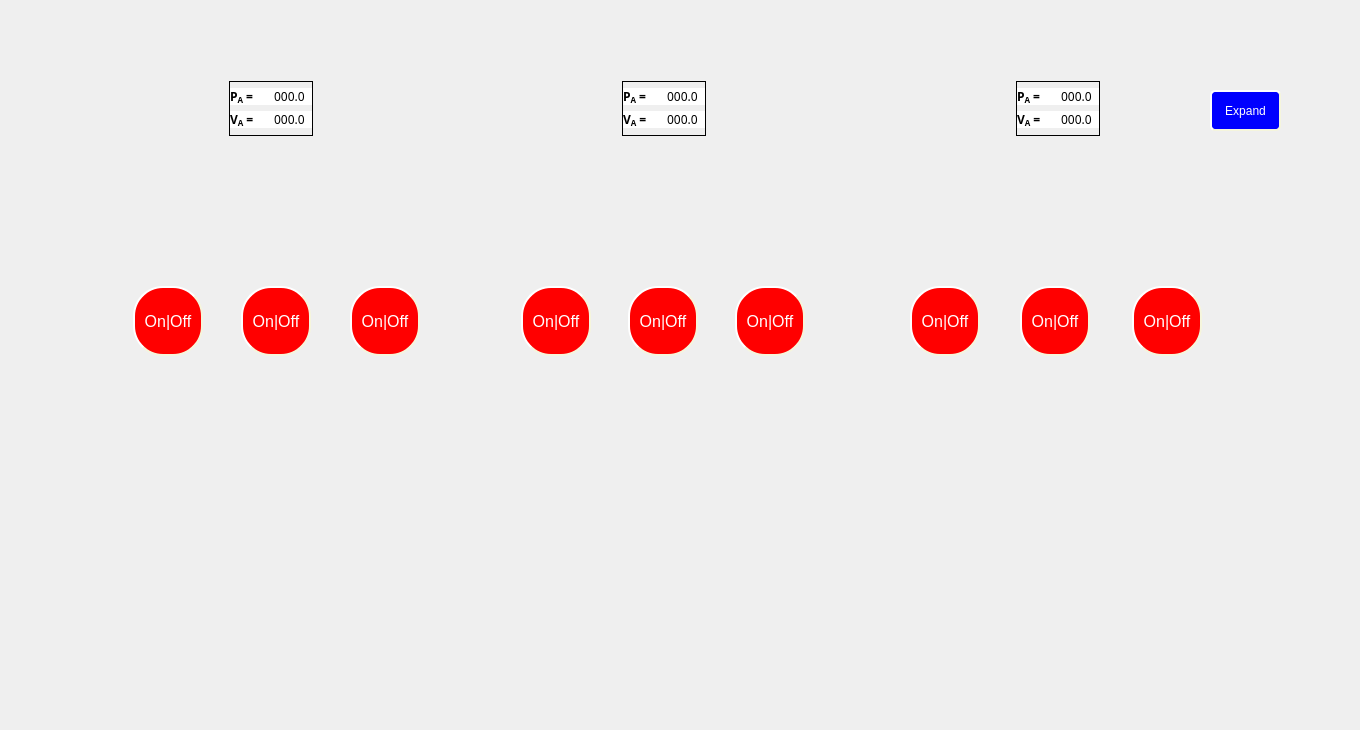
    <widget class="QWidget" name="InductiveLoads">
     <attribute name="title">
      <string>Inductive Loads</string>
     </attribute>
     <widget class="QLabel" name="label_2">
      <property name="geometry">
       <rect>
        <x>0</x>
        <y>0</y>
        <width>1351</width>
        <height>721</height>
       </rect>
      </property>
      <property name="styleSheet">
       <string notr="true">border-image: url(:/img/Ind.png);</string>
      </property>
      <property name="text">
       <string/>
      </property>
     </widget>
     <widget class="QPushButton" name="btnL1">
      <property name="geometry">
       <rect>
        <x>133</x>
        <y>286</y>
        <width>70</width>
        <height>70</height>
       </rect>
      </property>
      <property name="sizePolicy">
       <sizepolicy hsizetype="Preferred" vsizetype="Fixed">
        <horstretch>0</horstretch>
        <verstretch>0</verstretch>
       </sizepolicy>
      </property>
      <property name="minimumSize">
       <size>
        <width>70</width>
        <height>70</height>
       </size>
      </property>
      <property name="maximumSize">
       <size>
        <width>70</width>
        <height>70</height>
       </size>
      </property>
      <property name="styleSheet">
       <string notr="true">#btnL1{
background-color: red;
border-radius: 30px;
border-style: outset;
border-width: 2px;
border-color: beige;
padding: 3px;
max-width:60px;
max-height:60px;
min-width:60px;
min-height:60px;
font-size:16px;
font-weight:300;
color: white;
text-align:center;
}
#btnL1:checked{
	background-color: green;
}</string>
      </property>
      <property name="text">
       <string>On|Off</string>
      </property>
      <property name="checkable">
       <bool>true</bool>
      </property>
     </widget>
     <widget class="QPushButton" name="btnL2">
      <property name="geometry">
       <rect>
        <x>241</x>
        <y>286</y>
        <width>70</width>
        <height>70</height>
       </rect>
      </property>
      <property name="sizePolicy">
       <sizepolicy hsizetype="Preferred" vsizetype="Fixed">
        <horstretch>0</horstretch>
        <verstretch>0</verstretch>
       </sizepolicy>
      </property>
      <property name="minimumSize">
       <size>
        <width>70</width>
        <height>70</height>
       </size>
      </property>
      <property name="maximumSize">
       <size>
        <width>70</width>
        <height>70</height>
       </size>
      </property>
      <property name="styleSheet">
       <string notr="true">#btnL2{
background-color: red;
border-radius: 30px;
border-style: outset;
border-width: 2px;
border-color: beige;
padding: 3px;
max-width:60px;
max-height:60px;
min-width:60px;
min-height:60px;
font-size:16px;
font-weight:300;
color: white;
text-align:center;
}
#btnL2:checked{
	background-color: green;
}</string>
      </property>
      <property name="text">
       <string>On|Off</string>
      </property>
      <property name="checkable">
       <bool>true</bool>
      </property>
     </widget>
     <widget class="QPushButton" name="btnL3">
      <property name="geometry">
       <rect>
        <x>350</x>
        <y>286</y>
        <width>70</width>
        <height>70</height>
       </rect>
      </property>
      <property name="sizePolicy">
       <sizepolicy hsizetype="Preferred" vsizetype="Fixed">
        <horstretch>0</horstretch>
        <verstretch>0</verstretch>
       </sizepolicy>
      </property>
      <property name="minimumSize">
       <size>
        <width>70</width>
        <height>70</height>
       </size>
      </property>
      <property name="maximumSize">
       <size>
        <width>70</width>
        <height>70</height>
       </size>
      </property>
      <property name="styleSheet">
       <string notr="true">#btnL3{
background-color: red;
border-radius: 30px;
border-style: outset;
border-width: 2px;
border-color: beige;
padding: 3px;
max-width:60px;
max-height:60px;
min-width:60px;
min-height:60px;
font-size:16px;
font-weight:300;
color: white;
text-align:center;
}
#btnL3:checked{
	background-color: green;
}</string>
      </property>
      <property name="text">
       <string>On|Off</string>
      </property>
      <property name="checkable">
       <bool>true</bool>
      </property>
     </widget>
     <widget class="QPushButton" name="btnL4">
      <property name="geometry">
       <rect>
        <x>521</x>
        <y>286</y>
        <width>70</width>
        <height>70</height>
       </rect>
      </property>
      <property name="sizePolicy">
       <sizepolicy hsizetype="Preferred" vsizetype="Fixed">
        <horstretch>0</horstretch>
        <verstretch>0</verstretch>
       </sizepolicy>
      </property>
      <property name="minimumSize">
       <size>
        <width>70</width>
        <height>70</height>
       </size>
      </property>
      <property name="maximumSize">
       <size>
        <width>70</width>
        <height>70</height>
       </size>
      </property>
      <property name="styleSheet">
       <string notr="true">#btnL4{
background-color: red;
border-radius: 30px;
border-style: outset;
border-width: 2px;
border-color: beige;
padding: 3px;
max-width:60px;
max-height:60px;
min-width:60px;
min-height:60px;
font-size:16px;
font-weight:300;
color: white;
text-align:center;
}
#btnL4:checked{
	background-color: green;
}</string>
      </property>
      <property name="text">
       <string>On|Off</string>
      </property>
      <property name="checkable">
       <bool>true</bool>
      </property>
     </widget>
     <widget class="QPushButton" name="btnL5">
      <property name="geometry">
       <rect>
        <x>628</x>
        <y>286</y>
        <width>70</width>
        <height>70</height>
       </rect>
      </property>
      <property name="sizePolicy">
       <sizepolicy hsizetype="Preferred" vsizetype="Fixed">
        <horstretch>0</horstretch>
        <verstretch>0</verstretch>
       </sizepolicy>
      </property>
      <property name="minimumSize">
       <size>
        <width>70</width>
        <height>70</height>
       </size>
      </property>
      <property name="maximumSize">
       <size>
        <width>70</width>
        <height>70</height>
       </size>
      </property>
      <property name="styleSheet">
       <string notr="true">#btnL5{
background-color: red;
border-radius: 30px;
border-style: outset;
border-width: 2px;
border-color: beige;
padding: 3px;
max-width:60px;
max-height:60px;
min-width:60px;
min-height:60px;
font-size:16px;
font-weight:300;
color: white;
text-align:center;
}
#btnL5:checked{
	background-color: green;
}</string>
      </property>
      <property name="text">
       <string>On|Off</string>
      </property>
      <property name="checkable">
       <bool>true</bool>
      </property>
     </widget>
     <widget class="QPushButton" name="btnL6">
      <property name="geometry">
       <rect>
        <x>735</x>
        <y>286</y>
        <width>70</width>
        <height>70</height>
       </rect>
      </property>
      <property name="sizePolicy">
       <sizepolicy hsizetype="Preferred" vsizetype="Fixed">
        <horstretch>0</horstretch>
        <verstretch>0</verstretch>
       </sizepolicy>
      </property>
      <property name="minimumSize">
       <size>
        <width>70</width>
        <height>70</height>
       </size>
      </property>
      <property name="maximumSize">
       <size>
        <width>70</width>
        <height>70</height>
       </size>
      </property>
      <property name="styleSheet">
       <string notr="true">#btnL6{
background-color: red;
border-radius: 30px;
border-style: outset;
border-width: 2px;
border-color: beige;
padding: 3px;
max-width:60px;
max-height:60px;
min-width:60px;
min-height:60px;
font-size:16px;
font-weight:300;
color: white;
text-align:center;
}
#btnL6:checked{
	background-color: green;
}</string>
      </property>
      <property name="text">
       <string>On|Off</string>
      </property>
      <property name="checkable">
       <bool>true</bool>
      </property>
     </widget>
     <widget class="QPushButton" name="btnL7">
      <property name="geometry">
       <rect>
        <x>910</x>
        <y>286</y>
        <width>70</width>
        <height>70</height>
       </rect>
      </property>
      <property name="sizePolicy">
       <sizepolicy hsizetype="Preferred" vsizetype="Fixed">
        <horstretch>0</horstretch>
        <verstretch>0</verstretch>
       </sizepolicy>
      </property>
      <property name="minimumSize">
       <size>
        <width>70</width>
        <height>70</height>
       </size>
      </property>
      <property name="maximumSize">
       <size>
        <width>70</width>
        <height>70</height>
       </size>
      </property>
      <property name="styleSheet">
       <string notr="true">#btnL7{
background-color: red;
border-radius: 30px;
border-style: outset;
border-width: 2px;
border-color: beige;
padding: 3px;
max-width:60px;
max-height:60px;
min-width:60px;
min-height:60px;
font-size:16px;
font-weight:300;
color: white;
text-align:center;
}
#btnL7:checked{
	background-color: green;
}</string>
      </property>
      <property name="text">
       <string>On|Off</string>
      </property>
      <property name="checkable">
       <bool>true</bool>
      </property>
     </widget>
     <widget class="QPushButton" name="btnL8">
      <property name="geometry">
       <rect>
        <x>1020</x>
        <y>286</y>
        <width>70</width>
        <height>70</height>
       </rect>
      </property>
      <property name="sizePolicy">
       <sizepolicy hsizetype="Preferred" vsizetype="Fixed">
        <horstretch>0</horstretch>
        <verstretch>0</verstretch>
       </sizepolicy>
      </property>
      <property name="minimumSize">
       <size>
        <width>70</width>
        <height>70</height>
       </size>
      </property>
      <property name="maximumSize">
       <size>
        <width>70</width>
        <height>70</height>
       </size>
      </property>
      <property name="styleSheet">
       <string notr="true">#btnL8{
background-color: red;
border-radius: 30px;
border-style: outset;
border-width: 2px;
border-color: beige;
padding: 3px;
max-width:60px;
max-height:60px;
min-width:60px;
min-height:60px;
font-size:16px;
font-weight:300;
color: white;
text-align:center;
}
#btnL8:checked{
	background-color: green;
}</string>
      </property>
      <property name="text">
       <string>On|Off</string>
      </property>
      <property name="checkable">
       <bool>true</bool>
      </property>
     </widget>
     <widget class="QPushButton" name="btnL9">
      <property name="geometry">
       <rect>
        <x>1132</x>
        <y>286</y>
        <width>70</width>
        <height>70</height>
       </rect>
      </property>
      <property name="sizePolicy">
       <sizepolicy hsizetype="Preferred" vsizetype="Fixed">
        <horstretch>0</horstretch>
        <verstretch>0</verstretch>
       </sizepolicy>
      </property>
      <property name="minimumSize">
       <size>
        <width>70</width>
        <height>70</height>
       </size>
      </property>
      <property name="maximumSize">
       <size>
        <width>70</width>
        <height>70</height>
       </size>
      </property>
      <property name="styleSheet">
       <string notr="true">#btnL9{
background-color: red;
border-radius: 30px;
border-style: outset;
border-width: 2px;
border-color: beige;
padding: 3px;
max-width:60px;
max-height:60px;
min-width:60px;
min-height:60px;
font-size:16px;
font-weight:300;
color: white;
text-align:center;
}
#btnL9:checked{
	background-color: green;
}</string>
      </property>
      <property name="text">
       <string>On|Off</string>
      </property>
      <property name="checkable">
       <bool>true</bool>
      </property>
     </widget>
     <widget class="QFrame" name="frame_6">
      <property name="geometry">
       <rect>
        <x>622</x>
        <y>81</y>
        <width>84</width>
        <height>55</height>
       </rect>
      </property>
      <property name="frameShape">
       <enum>QFrame::Panel</enum>
      </property>
      <layout class="QHBoxLayout" name="horizontalLayout_10">
       <property name="spacing">
        <number>0</number>
       </property>
       <property name="leftMargin">
        <number>0</number>
       </property>
       <property name="topMargin">
        <number>0</number>
       </property>
       <property name="rightMargin">
        <number>0</number>
       </property>
       <property name="bottomMargin">
        <number>0</number>
       </property>
       <item>
        <layout class="QVBoxLayout" name="verticalLayout_17">
         <item>
          <widget class="QLabel" name="Pa_label_middle_IndLoad">
           <property name="sizePolicy">
            <sizepolicy hsizetype="Expanding" vsizetype="Fixed">
             <horstretch>0</horstretch>
             <verstretch>0</verstretch>
            </sizepolicy>
           </property>
           <property name="font">
            <font>
             <family>Inter UI</family>
             <pointsize>9</pointsize>
             <weight>75</weight>
             <bold>true</bold>
             <stylestrategy>PreferDefault</stylestrategy>
            </font>
           </property>
           <property name="styleSheet">
            <string notr="true">background-color: rgb(255, 255, 255);</string>
           </property>
           <property name="text">
            <string>&lt;html&gt;&lt;head/&gt;&lt;body&gt;&lt;p&gt;P&lt;span style=&quot; vertical-align:sub;&quot;&gt;A&lt;/span&gt; =&lt;/p&gt;&lt;/body&gt;&lt;/html&gt;</string>
           </property>
          </widget>
         </item>
         <item>
          <widget class="QLabel" name="Va_label_middle_IndLoad">
           <property name="sizePolicy">
            <sizepolicy hsizetype="Expanding" vsizetype="Fixed">
             <horstretch>0</horstretch>
             <verstretch>0</verstretch>
            </sizepolicy>
           </property>
           <property name="font">
            <font>
             <family>Inter UI</family>
             <pointsize>9</pointsize>
             <weight>75</weight>
             <bold>true</bold>
            </font>
           </property>
           <property name="styleSheet">
            <string notr="true">background-color: rgb(255, 255, 255);</string>
           </property>
           <property name="text">
            <string>&lt;html&gt;&lt;head/&gt;&lt;body&gt;&lt;p&gt;V&lt;span style=&quot; vertical-align:sub;&quot;&gt;A&lt;/span&gt; =&lt;/p&gt;&lt;/body&gt;&lt;/html&gt;</string>
           </property>
          </widget>
         </item>
        </layout>
       </item>
       <item>
        <layout class="QVBoxLayout" name="verticalLayout_18">
         <item>
          <widget class="QLabel" name="Pa_live_label_middle_IndLoad">
           <property name="sizePolicy">
            <sizepolicy hsizetype="Expanding" vsizetype="Fixed">
             <horstretch>0</horstretch>
             <verstretch>0</verstretch>
            </sizepolicy>
           </property>
           <property name="font">
            <font>
             <family>Inter UI Medium</family>
             <pointsize>9</pointsize>
            </font>
           </property>
           <property name="styleSheet">
            <string notr="true">background-color: rgb(255, 255, 255);</string>
           </property>
           <property name="text">
            <string> 000.0 </string>
           </property>
          </widget>
         </item>
         <item>
          <widget class="QLabel" name="Va_live_label_middle_IndLoad">
           <property name="sizePolicy">
            <sizepolicy hsizetype="Expanding" vsizetype="Fixed">
             <horstretch>0</horstretch>
             <verstretch>0</verstretch>
            </sizepolicy>
           </property>
           <property name="font">
            <font>
             <family>Inter UI Medium</family>
             <pointsize>9</pointsize>
            </font>
           </property>
           <property name="styleSheet">
            <string notr="true">background-color: rgb(255, 255, 255);</string>
           </property>
           <property name="text">
            <string> 000.0 </string>
           </property>
          </widget>
         </item>
        </layout>
       </item>
      </layout>
     </widget>
     <widget class="QPushButton" name="Ind_left_expand_butt">
      <property name="geometry">
       <rect>
        <x>1210</x>
        <y>90</y>
        <width>71</width>
        <height>41</height>
       </rect>
      </property>
      <property name="sizePolicy">
       <sizepolicy hsizetype="Minimum" vsizetype="Minimum">
        <horstretch>0</horstretch>
        <verstretch>0</verstretch>
       </sizepolicy>
      </property>
      <property name="minimumSize">
       <size>
        <width>10</width>
        <height>10</height>
       </size>
      </property>
      <property name="maximumSize">
       <size>
        <width>80</width>
        <height>80</height>
       </size>
      </property>
      <property name="sizeIncrement">
       <size>
        <width>1</width>
        <height>1</height>
       </size>
      </property>
      <property name="toolTip">
       <string>&lt;html&gt;&lt;head/&gt;&lt;body&gt;&lt;p&gt;Opens a window with data from all 3 phases.&lt;/p&gt;&lt;/body&gt;&lt;/html&gt;</string>
      </property>
      <property name="styleSheet">
       <string notr="true">#Ind_left_expand_butt{
background-color: blue;
border-style: outset;
border-radius: 5px;
border-width:2px;
border-color:beige;
font-size:12px;
font-weight:100;
color: white;

padding:2px;

}
#Ind_left_expand_butt:pressed{
	background-color: #ff8c00;
}</string>
      </property>
      <property name="text">
       <string>Expand</string>
      </property>
      <property name="checkable">
       <bool>true</bool>
      </property>
     </widget>
     <widget class="QFrame" name="frame_5">
      <property name="geometry">
       <rect>
        <x>229</x>
        <y>81</y>
        <width>84</width>
        <height>55</height>
       </rect>
      </property>
      <property name="frameShape">
       <enum>QFrame::Panel</enum>
      </property>
      <layout class="QHBoxLayout" name="horizontalLayout_8">
       <property name="spacing">
        <number>0</number>
       </property>
       <property name="leftMargin">
        <number>0</number>
       </property>
       <property name="topMargin">
        <number>0</number>
       </property>
       <property name="rightMargin">
        <number>0</number>
       </property>
       <property name="bottomMargin">
        <number>0</number>
       </property>
       <item>
        <layout class="QVBoxLayout" name="verticalLayout_14">
         <item>
          <widget class="QLabel" name="Pa_label_left_IndLoad">
           <property name="sizePolicy">
            <sizepolicy hsizetype="Expanding" vsizetype="Fixed">
             <horstretch>0</horstretch>
             <verstretch>0</verstretch>
            </sizepolicy>
           </property>
           <property name="font">
            <font>
             <family>Inter UI</family>
             <pointsize>9</pointsize>
             <weight>75</weight>
             <bold>true</bold>
             <stylestrategy>PreferDefault</stylestrategy>
            </font>
           </property>
           <property name="styleSheet">
            <string notr="true">background-color: rgb(255, 255, 255);</string>
           </property>
           <property name="text">
            <string>&lt;html&gt;&lt;head/&gt;&lt;body&gt;&lt;p&gt;P&lt;span style=&quot; vertical-align:sub;&quot;&gt;A&lt;/span&gt; =&lt;/p&gt;&lt;/body&gt;&lt;/html&gt;</string>
           </property>
          </widget>
         </item>
         <item>
          <widget class="QLabel" name="Va_label_left_IndLoad">
           <property name="sizePolicy">
            <sizepolicy hsizetype="Expanding" vsizetype="Fixed">
             <horstretch>0</horstretch>
             <verstretch>0</verstretch>
            </sizepolicy>
           </property>
           <property name="font">
            <font>
             <family>Inter UI</family>
             <pointsize>9</pointsize>
             <weight>75</weight>
             <bold>true</bold>
            </font>
           </property>
           <property name="styleSheet">
            <string notr="true">background-color: rgb(255, 255, 255);</string>
           </property>
           <property name="text">
            <string>&lt;html&gt;&lt;head/&gt;&lt;body&gt;&lt;p&gt;V&lt;span style=&quot; vertical-align:sub;&quot;&gt;A&lt;/span&gt; =&lt;/p&gt;&lt;/body&gt;&lt;/html&gt;</string>
           </property>
          </widget>
         </item>
        </layout>
       </item>
       <item>
        <layout class="QVBoxLayout" name="verticalLayout_15">
         <item>
          <widget class="QLabel" name="Pa_live_label_left_IndLoad">
           <property name="sizePolicy">
            <sizepolicy hsizetype="Expanding" vsizetype="Fixed">
             <horstretch>0</horstretch>
             <verstretch>0</verstretch>
            </sizepolicy>
           </property>
           <property name="font">
            <font>
             <family>Inter UI Medium</family>
             <pointsize>9</pointsize>
            </font>
           </property>
           <property name="styleSheet">
            <string notr="true">background-color: rgb(255, 255, 255);</string>
           </property>
           <property name="text">
            <string> 000.0 </string>
           </property>
          </widget>
         </item>
         <item>
          <widget class="QLabel" name="Va_live_label_left_IndLoad">
           <property name="sizePolicy">
            <sizepolicy hsizetype="Expanding" vsizetype="Fixed">
             <horstretch>0</horstretch>
             <verstretch>0</verstretch>
            </sizepolicy>
           </property>
           <property name="font">
            <font>
             <family>Inter UI Medium</family>
             <pointsize>9</pointsize>
            </font>
           </property>
           <property name="styleSheet">
            <string notr="true">background-color: rgb(255, 255, 255);</string>
           </property>
           <property name="text">
            <string> 000.0 </string>
           </property>
          </widget>
         </item>
        </layout>
       </item>
      </layout>
     </widget>
     <widget class="QFrame" name="frame_7">
      <property name="geometry">
       <rect>
        <x>1016</x>
        <y>81</y>
        <width>84</width>
        <height>55</height>
       </rect>
      </property>
      <property name="frameShape">
       <enum>QFrame::Panel</enum>
      </property>
      <layout class="QHBoxLayout" name="horizontalLayout_12">
       <property name="spacing">
        <number>0</number>
       </property>
       <property name="leftMargin">
        <number>0</number>
       </property>
       <property name="topMargin">
        <number>0</number>
       </property>
       <property name="rightMargin">
        <number>0</number>
       </property>
       <property name="bottomMargin">
        <number>0</number>
       </property>
       <item>
        <layout class="QVBoxLayout" name="verticalLayout_20">
         <item>
          <widget class="QLabel" name="Pa_label_right_IndLoad">
           <property name="sizePolicy">
            <sizepolicy hsizetype="Expanding" vsizetype="Fixed">
             <horstretch>0</horstretch>
             <verstretch>0</verstretch>
            </sizepolicy>
           </property>
           <property name="font">
            <font>
             <family>Inter UI</family>
             <pointsize>9</pointsize>
             <weight>75</weight>
             <bold>true</bold>
             <stylestrategy>PreferDefault</stylestrategy>
            </font>
           </property>
           <property name="styleSheet">
            <string notr="true">background-color: rgb(255, 255, 255);</string>
           </property>
           <property name="text">
            <string>&lt;html&gt;&lt;head/&gt;&lt;body&gt;&lt;p&gt;P&lt;span style=&quot; vertical-align:sub;&quot;&gt;A&lt;/span&gt; =&lt;/p&gt;&lt;/body&gt;&lt;/html&gt;</string>
           </property>
          </widget>
         </item>
         <item>
          <widget class="QLabel" name="Va_label_right_IndLoad">
           <property name="sizePolicy">
            <sizepolicy hsizetype="Expanding" vsizetype="Fixed">
             <horstretch>0</horstretch>
             <verstretch>0</verstretch>
            </sizepolicy>
           </property>
           <property name="font">
            <font>
             <family>Inter UI</family>
             <pointsize>9</pointsize>
             <weight>75</weight>
             <bold>true</bold>
            </font>
           </property>
           <property name="styleSheet">
            <string notr="true">background-color: rgb(255, 255, 255);</string>
           </property>
           <property name="text">
            <string>&lt;html&gt;&lt;head/&gt;&lt;body&gt;&lt;p&gt;V&lt;span style=&quot; vertical-align:sub;&quot;&gt;A&lt;/span&gt; =&lt;/p&gt;&lt;/body&gt;&lt;/html&gt;</string>
           </property>
          </widget>
         </item>
        </layout>
       </item>
       <item>
        <layout class="QVBoxLayout" name="verticalLayout_21">
         <item>
          <widget class="QLabel" name="Pa_live_label_right_IndLoad">
           <property name="sizePolicy">
            <sizepolicy hsizetype="Expanding" vsizetype="Fixed">
             <horstretch>0</horstretch>
             <verstretch>0</verstretch>
            </sizepolicy>
           </property>
           <property name="font">
            <font>
             <family>Inter UI Medium</family>
             <pointsize>9</pointsize>
            </font>
           </property>
           <property name="styleSheet">
            <string notr="true">background-color: rgb(255, 255, 255);</string>
           </property>
           <property name="text">
            <string> 000.0 </string>
           </property>
          </widget>
         </item>
         <item>
          <widget class="QLabel" name="Va_live_label_right_IndLoad">
           <property name="sizePolicy">
            <sizepolicy hsizetype="Expanding" vsizetype="Fixed">
             <horstretch>0</horstretch>
             <verstretch>0</verstretch>
            </sizepolicy>
           </property>
           <property name="font">
            <font>
             <family>Inter UI Medium</family>
             <pointsize>9</pointsize>
            </font>
           </property>
           <property name="styleSheet">
            <string notr="true">background-color: rgb(255, 255, 255);</string>
           </property>
           <property name="text">
            <string> 000.0 </string>
           </property>
          </widget>
         </item>
        </layout>
       </item>
      </layout>
     </widget>
    </widget>
